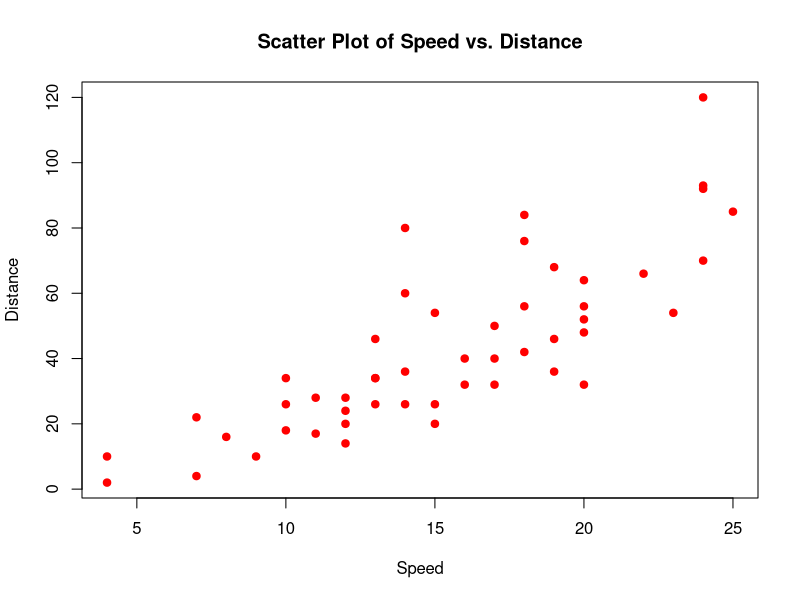

The R script that drew this image:
# How to make a scatter plot in R?------

# Info for built-in data sets
data()

# Load cars data set
data(cars)

# Inspect the data set
head(cars)

View(cars)

str(cars)

# Create a scatter plot of speed vs. distance
plot(cars$speed, cars$dist, 
     main = "Scatter Plot of Speed vs. Distance",
     xlab = "Speed",
     ylab = "Distance",
     pch = 19,  # Set point character to a solid circle
     col = "red"  # Set point color to red
)
